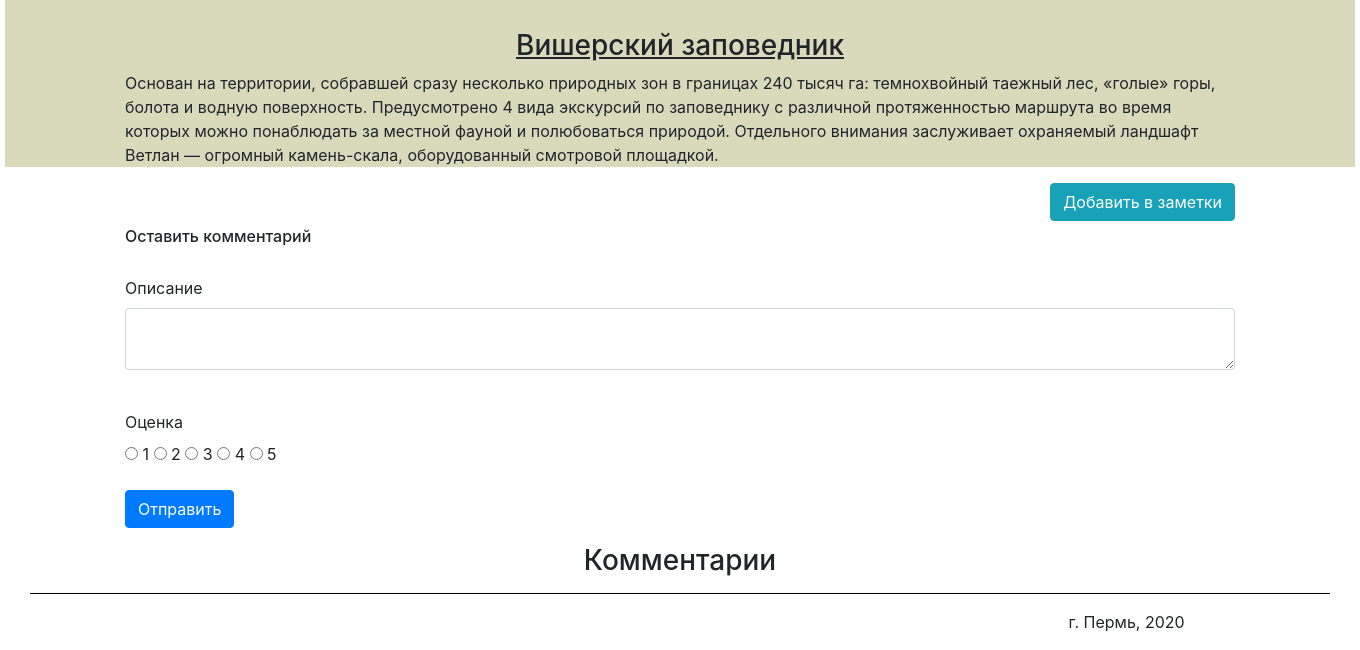
Page /Vishera_nature_reserve (lower part) on the earlier database version.
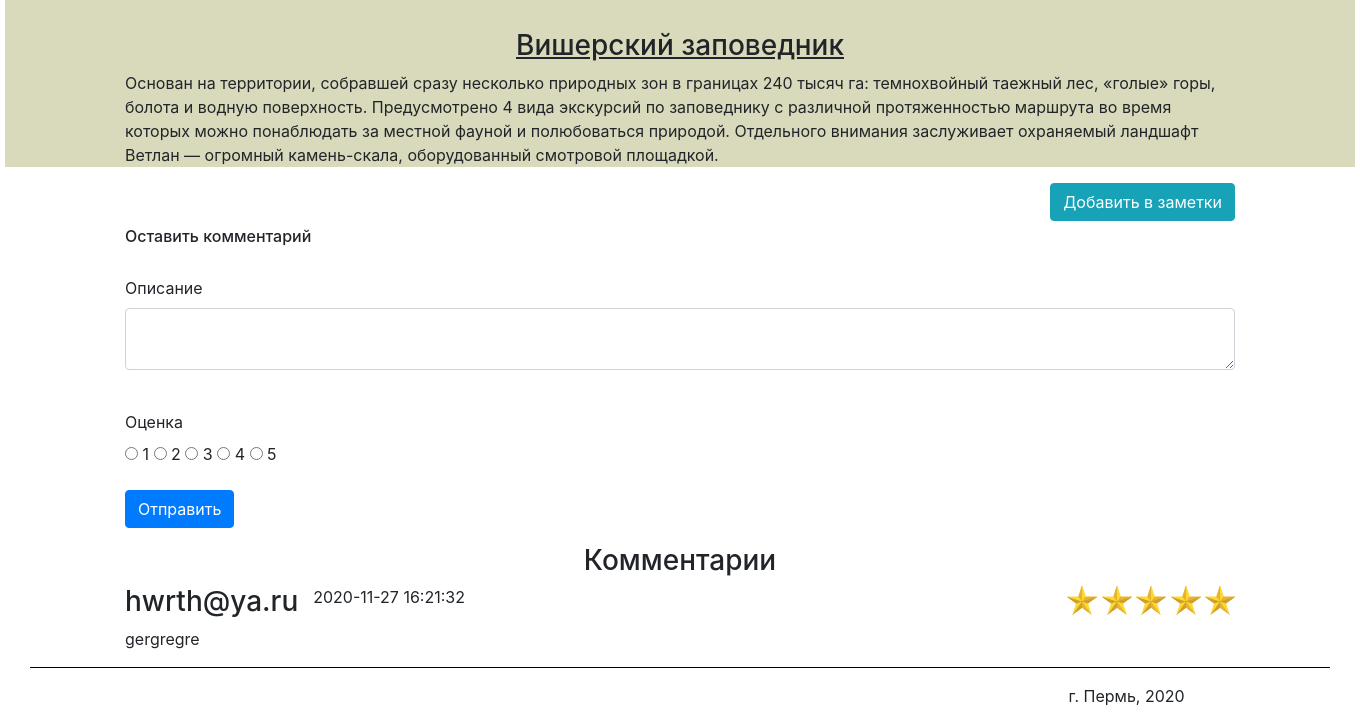
Same page on the later database version.
### data/comments.py (models this page shows)
class Comment(SqlAlchemyBase, UserMixin):
    __tablename__ = 'comment'
    id = sqlalchemy.Column(sqlalchemy.Integer,
                           primary_key=True, autoincrement=True)
    description = sqlalchemy.Column(sqlalchemy.String)
    sight = sqlalchemy.Column(sqlalchemy.String)
    nickname = sqlalchemy.Column(sqlalchemy.String)
    email = sqlalchemy.Column(sqlalchemy.String)
    mark = sqlalchemy.Column(sqlalchemy.Integer)
    datetime = sqlalchemy.Column(sqlalchemy.String)

### main.py (the view, shortened to what this page needs)
    @app.route('/<sight>', methods=['GET', 'POST'])
    def sights(sight):
        sights = {"Ancient_volcano": "Древний вулкан",
                  "Basegi_Nature_Reserve": "Заповедник Басеги",
                  "Blue_lakes": "Голубые озёра", "Cathedral_square": "Соборная площадь",
                  "Perm_36": "Пермь-36", "Usva_pillars": "Устьвинские столбы",
                  "Vakutin_stone": "Вакутин камень",
                  "Vishera_nature_reserve": "Вишерский заповедник"}
        form = CommentForm()
        return render_template(sight + ".html",
                               sight=sight, title=sights[sight],
                               Comment=Comment, session=session, form=form)

### data/comment_form.py
class CommentForm(FlaskForm):
    description = TextAreaField('Описание')
    mark = RadioField('Оценка', choices=[('one_point', '1'), ('two_points', '2'),
                                         ('three_points', '3'), ('four_points', '4'),
                                         ('five_points', '5')], validators=[DataRequired()])
    submit = SubmitField('Отправить')

### templates/Vishera_nature_reserve.html (shortened to what this page needs)
{% extends "header_footer.html" %}
{% block content %}
    <div style="text-align: center; margin-top: 50px;">
        <figure class="sight_caption_redirect">
                <h3 style="margin-top: 30px;"><u>Вишерский заповедник</u></h3>
                <main role="main" class="container">
                    <p style="text-align: left;">Основан на территории, собравшей сразу несколько
                        природных зон в границах 240 тысяч га: темнохвойный таежный лес,
                        «голые» горы, болота и водную поверхность. Предусмотрено 4 вида
                        экскурсий по заповеднику с различной протяженностью маршрута во
                        время которых можно понаблюдать за местной фауной и полюбоваться природой.
                        Отдельного внимания заслуживает охраняемый ландшафт
                        Ветлан — огромный камень-скала, оборудованный смотровой площадкой.</p>
                    {% set note_href = "/add_note/" + "Vishera_nature_reserve" %}
                    <a style=" float: right;" class="btn btn-info" href="{{ note_href }}">Добавить в заметки</a>
                </main>
        </figure>
    </div>
    {% include "comment.html" %}
{% endblock %}

### templates/header_footer.html (shortened to what this page needs)
<!DOCTYPE html>
<html lang="en">
<head>
    <link rel="stylesheet"
          href="https://stackpath.bootstrapcdn.com/bootstrap/4.4.1/css/bootstrap.min.css"
>
    <link href="/static/css/style.css" rel="stylesheet" type="text/css">
</head>
<body style="width: 1350px; margin: 0 auto;">
    {% block content %}
    {% endblock %}
    <footer style="clear: both;">
        <hr align="center" width="1300" size="5" color="black" />
        <main role="main" class="container">
            <p style="margin-left: 85%;">г. Пермь, 2020</p>
        </main>
    </footer>
</body>
</html>

### templates/comment.html (shortened to what this page needs)
<div>
    <main role="main" class="container">
        <h6 style="margin-bottom: 30px; margin-top: 60px;">Оставить комментарий</h6>
        <form action="" method="post">
            <p>
                {{ form.description.label }}<br>
                {{ form.description(class="form-control", type="description") }}<br>
            </p>
            <p>
                 {{ form.mark.label }}<br>
                 {% for mark in form.mark %}
                     {{ mark }}
                     {{ mark.label }}
                 {% endfor %}
             </p>
            <p>{{ form.submit(type="submit", class="btn btn-primary") }}</p>
        </form>
        <h3 style="text-align: center;">Комментарии</h3>
        {% set comment = session.query(Comment) %}
        {% for i in range(session.query(Comment).count()) %}
            {% if comment[i].sight == sight %}
                <div>
                    <h3 style="float: left;">{{ comment[i].nickname }} &#160;</h3>
                    <p style="float: left;">{{ comment[i].datetime }}</p>
                    {% set points = {"one_point": 1, "two_points": 2, "three_points": 3,
                        "four_points":4, "five_points": 5} %}
                        <div style="float: right;">
                        {% for i in range(points[comment[i].mark]) %}
                            <img style="width: 30px; height: 30px;" src="/static/images/star.jpg">
                        {% endfor %}
                        </div>
                    <p style="clear: both;">{{ comment[i].description }}</p>
                </div>
            {% endif %}
        {% endfor %}
    </main>
</div>

### static/css/style.css (style rules this page uses)
.sight_caption_redirect { background: #d9dabb; display: block; margin: 0 0px 0px 0; text-align: center; }

Differences in the rows shown:
added Comment: nickname "hwrth@ya.ru", datetime "2020-11-27 16:21:32", mark "five_points" (drawn), description "gergregre"
